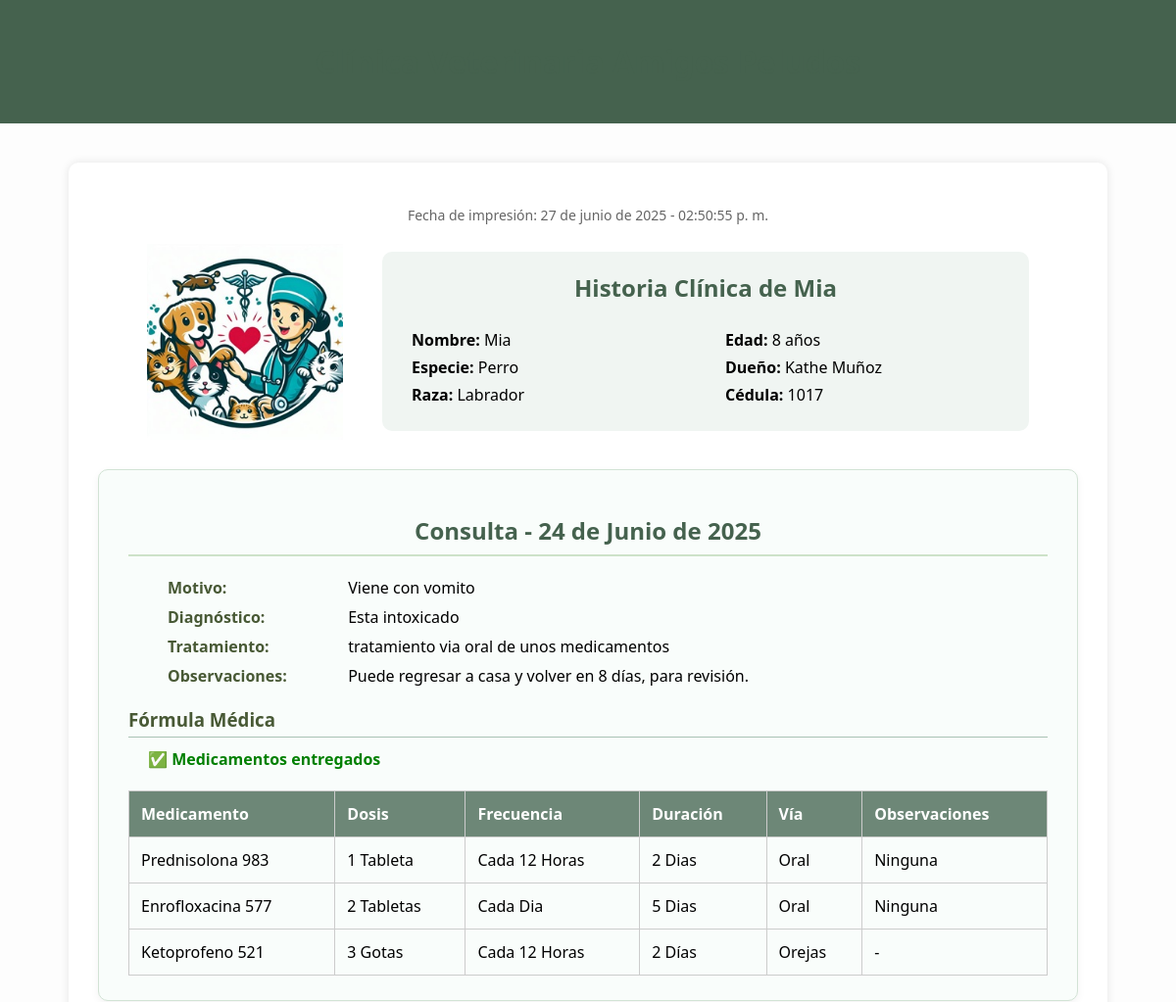
Before: /mascotas/1/historia/ (upper part) with the older database file.
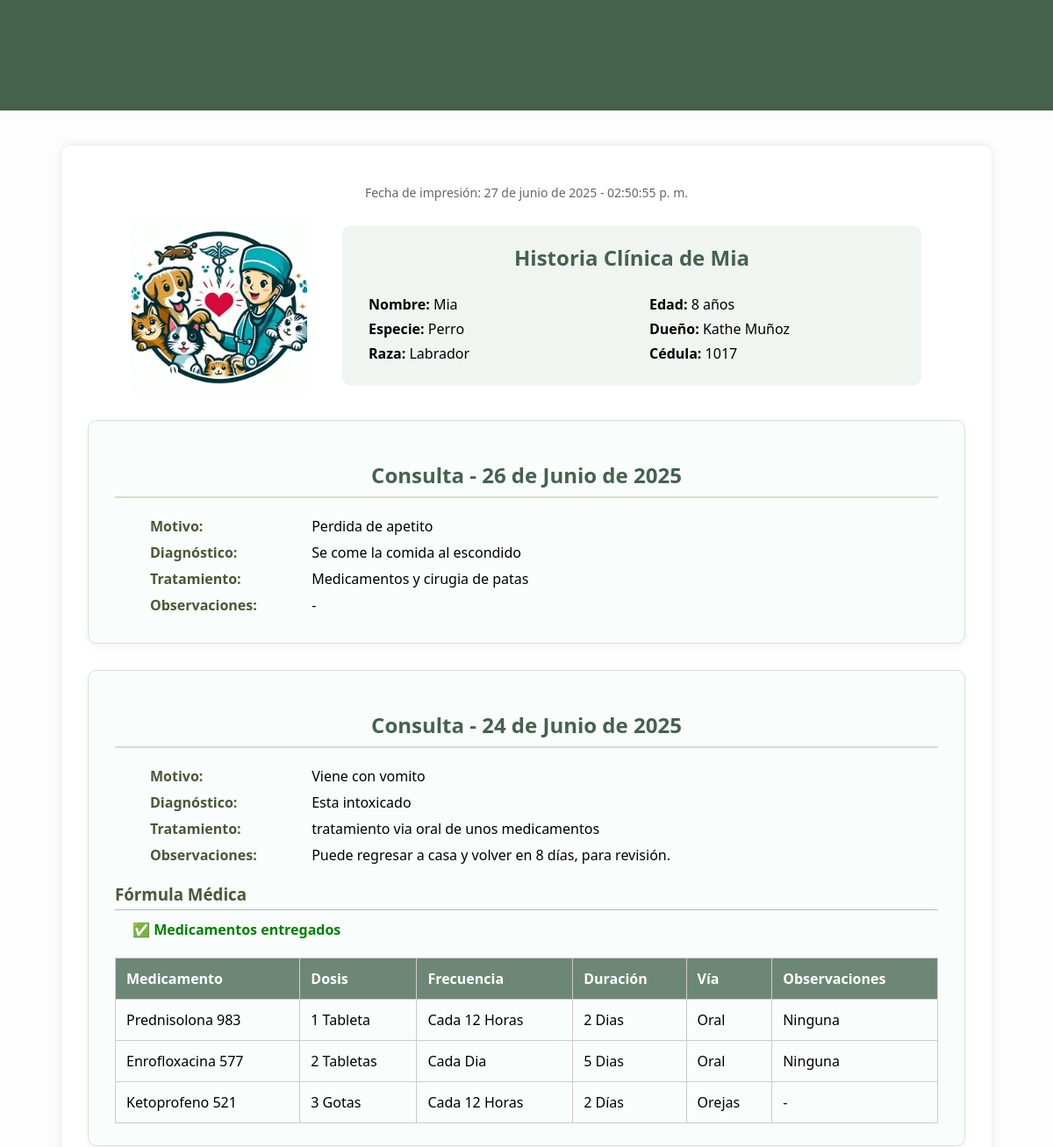
After: the same page with the newer database file.
### principal/models.py (models this page shows, shortened)
class Consulta(models.Model):
    fecha = models.DateField()
    motivo = models.TextField(blank=True)
    diagnostico = models.TextField(blank=True)
    tratamiento = models.TextField(blank=True, null=True)
    observaciones = models.TextField(blank=True, null=True)
    req_medicamentos = models.BooleanField(default=False)
    req_cirugia = models.BooleanField(default=False)
    mascota = models.ForeignKey(Mascota, on_delete=models.CASCADE, related_name='consultas')
    med_entregado = models.BooleanField(default=False)
    activo = models.BooleanField(default=True)

class FormulaMedica(models.Model):
    consulta = models.ForeignKey(Consulta, on_delete=models.CASCADE, related_name='formulas')
    medicamento = models.ForeignKey(Medicamento, on_delete=models.CASCADE, related_name='formulas')
    dosis = models.CharField(max_length=100)
    frecuencia = models.CharField(max_length=100)
    duracion = models.CharField(max_length=100)
    via_administracion = models.CharField(max_length=100)
    observaciones = models.TextField(blank=True, null=True)
    fecha_creacion = models.DateTimeField(auto_now_add=True)

class Medicamento(models.Model):
    nombre_med = models.CharField(max_length=100)
    presentacion = models.CharField(max_length=100)
    stock_disponible = models.IntegerField()
    fecha_vencimiento = models.DateField()
    activo = models.BooleanField(default=True)

### principal/views.py (the view)
# urls.py: path('mascotas/<int:mascota_id>/historia/', views.historia_clinica, name='historia_clinica'),
def historia_clinica(request, mascota_id):
    mascota = get_object_or_404(Mascota, id=mascota_id)
    consultas = mascota.consultas.select_related('mascota', 'mascota__cliente').prefetch_related('formulas__medicamento', 'cirugia').order_by('-fecha')
    hora_actual = datetime.now().strftime('%d/%m/%Y %H:%M:%S')
    return render(request, 'principal/historia_clinica.html', {
        'mascota': mascota,
        'consultas': consultas,
        'hora_actual': hora_actual
    })

### principal/templates/principal/historia_clinica.html (shortened to what this page needs)
{% load static %}
<!DOCTYPE html>
<html lang="es">
<head>
</head>
<body>
<header>
    <h1>Clínica Veterinaria Amigos Peludos</h1>
</header>
<div class="container">
    <p class="fecha-impresion" id="fechaImpresion"></p>
    <div class="cabecera">
        <div class="logo">
            <img src="{% static 'principal/img/Logo.png' %}" alt="Logo Veterinaria Amigos Peludos">
        </div>
        <div class="datos-mascota">
            <h2>Historia Clínica de {{ mascota.nombre_mascota }}</h2>
            <div class="info-columns">
                <div>
                    <p><strong>Nombre:</strong> {{ mascota.nombre_mascota }}</p>
                    <p><strong>Especie:</strong> {{ mascota.especie }}</p>
                    <p><strong>Raza:</strong> {{ mascota.raza }}</p>
                </div>
                <div>
                    <p><strong>Edad:</strong> {{ mascota.edad }} años</p>
                    <p><strong>Dueño:</strong> {{ mascota.cliente.nombre }}</p>
                    <p><strong>Cédula:</strong> {{ mascota.cliente.cedula }}</p>
                </div>
            </div>
        </div>
    </div>
    {% for consulta in consultas %}
    <div class="consulta">
        <h2>Consulta - {{ consulta.fecha }}</h2>
        <div class="subseccion">
            <p><strong>Motivo:</strong> {{ consulta.motivo|default:"-" }}</p>
            <p><strong>Diagnóstico:</strong> {{ consulta.diagnostico|default:"-" }}</p>
            <p><strong>Tratamiento:</strong> {{ consulta.tratamiento|default:"-" }}</p>
            <p><strong>Observaciones:</strong> {{ consulta.observaciones|default:"-" }}</p>
        </div>
        {% if consulta.formulas.all %}
        <div class="subseccion">
            <h3>Fórmula Médica</h3>
            {% if consulta.med_entregado %}
                <p class="entregado ok">✅ Medicamentos entregados</p>
            {% else %}
                <p class="entregado pendiente">⚠️ Medicamentos pendientes de entrega</p>
            {% endif %}
            <table>
                <thead>
                    <tr>
                        <th>Medicamento</th>
                        <th>Dosis</th>
                        <th>Frecuencia</th>
                        <th>Duración</th>
                        <th>Vía</th>
                        <th>Observaciones</th>
                    </tr>
                </thead>
                <tbody>
                    {% for formula in consulta.formulas.all %}
                    <tr>
                        <td>{{ formula.medicamento.nombre_med }}</td>
                        <td>{{ formula.dosis }}</td>
                        <td>{{ formula.frecuencia }}</td>
                        <td>{{ formula.duracion }}</td>
                        <td>{{ formula.via_administracion }}</td>
                        <td>{{ formula.observaciones|default:"-" }}</td>
                    </tr>
                    {% endfor %}
                </tbody>
            </table>
        </div>
        {% endif %}
    </div>
    {% empty %}
    <p style="text-align:center; font-size: 18px; color: #666;">No hay consultas registradas para esta mascota.</p>
    <div style="text-align: center; margin-top: 30px;">
    </div>
    {% endfor %}
</div>
</body>
</html>

Changed rows visible on the page:
added Consulta: fecha "26 de Junio de 2025", motivo "Perdida de apetito", diagnostico "Se come la comida al escondido", tratamiento "Medicamentos y cirugia de patas", observaciones "-"
